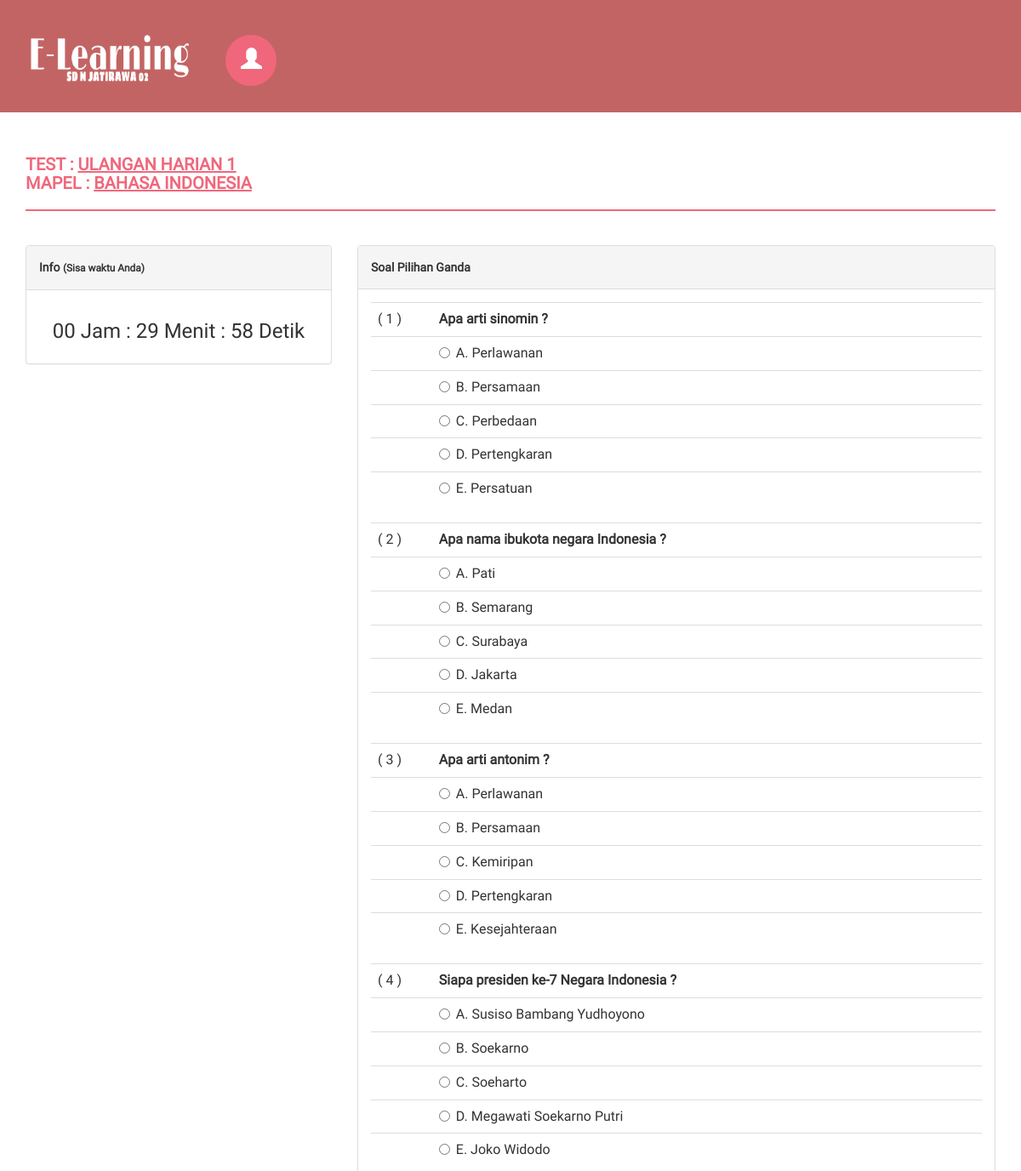
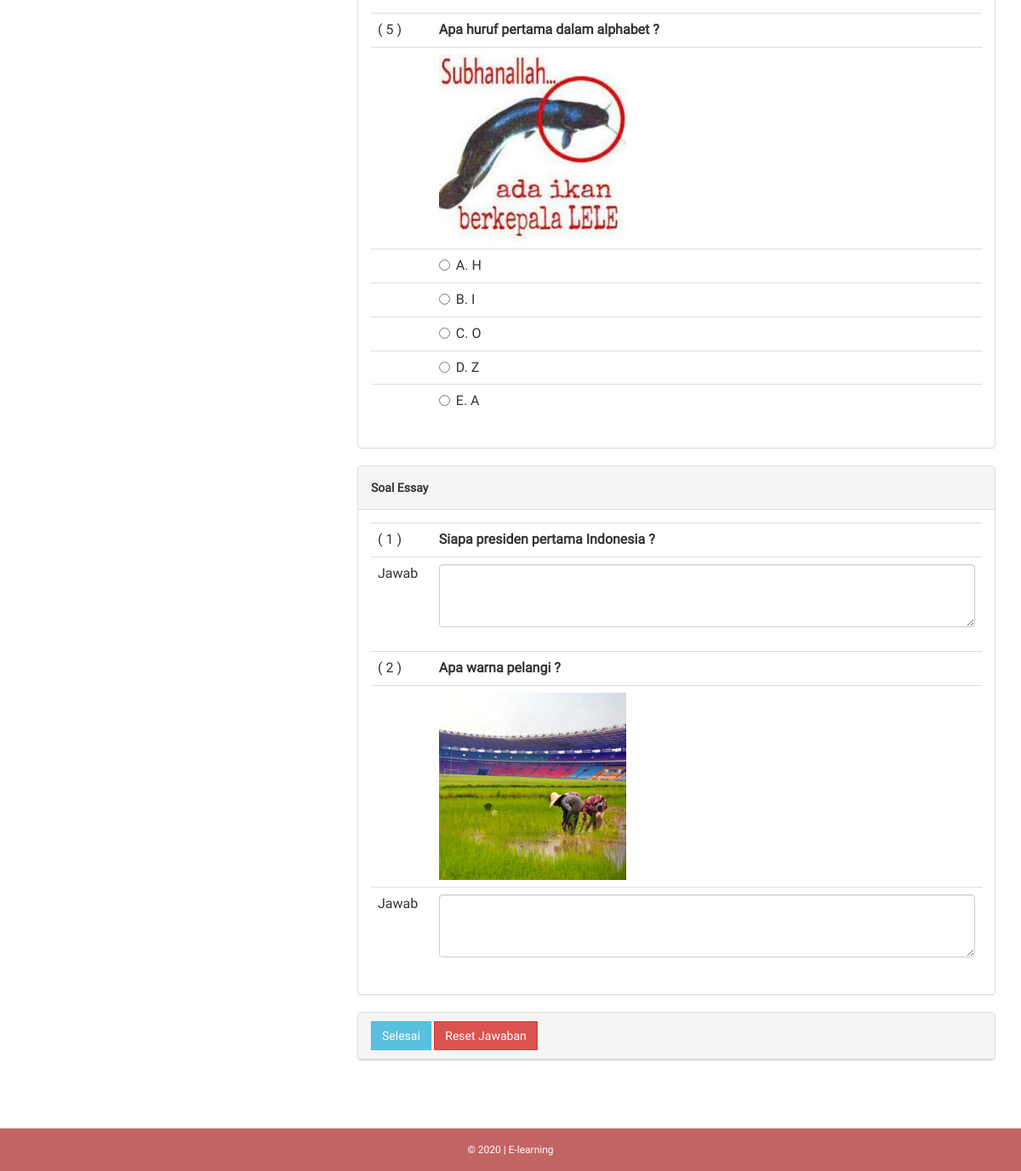
The app's page /soal.php?id_tq=1 (signed in) with its own data (2 pictures, top to bottom).
### tables this page shows
CREATE TABLE IF NOT EXISTS `tb_topik_quiz` (
  `id_tq` int(11) NOT NULL,
  `judul` varchar(100) NOT NULL,
  `id_kelas` int(5) NOT NULL,
  `id_mapel` int(5) NOT NULL,
  `tgl_buat` datetime NOT NULL,
  `pembuat` varchar(10) NOT NULL,
  `waktu_soal` int(8) NOT NULL,
  `info` varchar(250) NOT NULL,
  `status` enum('aktif','tidak aktif') NOT NULL
);

CREATE TABLE IF NOT EXISTS `tb_mapel` (
  `id` int(11) NOT NULL,
  `kode_mapel` varchar(10) NOT NULL,
  `mapel` varchar(100) NOT NULL
);

CREATE TABLE IF NOT EXISTS `tb_soal_pilgan` (
  `id_pilgan` int(11) NOT NULL,
  `id_tq` int(5) NOT NULL,
  `pertanyaan` text NOT NULL,
  `gambar` varchar(100) NOT NULL,
  `pil_a` text NOT NULL,
  `pil_b` text NOT NULL,
  `pil_c` text NOT NULL,
  `pil_d` text NOT NULL,
  `pil_e` text NOT NULL,
  `kunci` varchar(2) NOT NULL,
  `tgl_buat` date NOT NULL
);

CREATE TABLE IF NOT EXISTS `tb_soal_essay` (
  `id_essay` int(11) NOT NULL,
  `id_tq` int(5) NOT NULL,
  `pertanyaan` text NOT NULL,
  `gambar` varchar(100) NOT NULL,
  `tgl_buat` date NOT NULL
);

### soal.php (the view, shortened to what this page needs)
<?php
include "+koneksi.php";
$id_tq = @$_GET['id_tq'];
$no = 1;
$no2 = 1;
$sql_tq = mysqli_query($db, "SELECT * FROM tb_topik_quiz JOIN tb_mapel ON tb_topik_quiz.id_mapel = tb_mapel.id WHERE id_tq = '$id_tq'") or die ($db->error);
$data_tq = mysqli_fetch_array($sql_tq);
?>
<?php
if(@$_SESSION['siswa']) { ?>
<!DOCTYPE html>
<html>
<head>
    <link href="style/assets/css/bootstrap.css" rel="stylesheet" />
    <link href="style/assets/css/font-awesome.css" rel="stylesheet" />
    <link href="style/assets/css/style.css" rel="stylesheet" />
</head>
<body onload="init(),noBack();" onpageshow="if (event.persisted) noBack();" onunload="keluar()">
<div class="navbar navbar-inverse set-radius-zero">
    <div class="container">
        <div class="navbar-header">
            <a class="navbar-brand" href="./">
                <img src="style/assets/img/home1.png" />
            </a>
        </div>
        <div class="left-div">
            <div class="user-settings-wrapper">
                <ul class="nav">
                    <li class="dropdown">
                        <a class="dropdown-toggle" data-toggle="dropdown" href="#" aria-expanded="false">
                            <span class="glyphicon glyphicon-user" style="font-size: 25px;"></span>
                        </a>
                    </li>
                </ul>
            </div>
        </div>
    </div>
</div>
<div class="content-wrapper">
    <div class="container">
		<div class="row">
		    <div class="col-md-12">
		        <h4 class="page-head-line">Test : <u><?php echo $data_tq['judul']; ?></u><br />Mapel : <u><?php echo $data_tq['mapel']; ?></u></h4>
		    </div>
		</div>
		<div class="row">
			<div class="col-md-4">
		        <div class="panel panel-default">
		            <div class="panel-heading"><b>Info <small>(Sisa waktu Anda)</small></b></div>
		            <div class="panel-body">
			            <h3 align="center"><span id="divwaktu"></span></h3>
		            </div>
		        </div>
		    </div>
		    <div class="col-md-8">
		    	<form action="inc/proses_soal.php" method="post">
					<?php
                    $sql_soal_pilgan = mysqli_query($db, "SELECT * FROM tb_soal_pilgan WHERE id_tq = '$id_tq' ORDER BY rand()") or die ($db->error);
					if(mysqli_num_rows($sql_soal_pilgan) > 0) {
                    ?>
                        <div class="panel panel-default">
                            <div class="panel-heading"><b>Soal Pilihan Ganda</b></div>
                            <div class="panel-body">
                                <div class="table-responsive">
                                    <?php
                                    while($data_soal_pilgan = mysqli_fetch_array($sql_soal_pilgan)) { ?>
        								<table class="table">
        							    	<tr>
        							    		<td width="10%">( <?php echo $no++; ?> )</td>
        							            <td><b><?php echo $data_soal_pilgan['pertanyaan']; ?></b></td>
        							        </tr>
                                            <?php if($data_soal_pilgan['gambar'] != '') { ?>
                                                <tr>
                                                    <td></td>
                                                    <td>
                                                        <img width="220px" src="admin/img/gambar_soal_pilgan/<?php echo $data_soal_pilgan['gambar']; ?>" />
                                                    </td>
                                                </tr>
                                            <?php } ?>
        							        <tr>
        							        	<td></td>
        							            <td>
                                                    <div class="radio mrg-del">
                                                        <label>
                                                            <input type="radio" name="soal_pilgan[<?php echo $data_soal_pilgan['id_pilgan']; ?>]" value="A" /> A. <?php echo $data_soal_pilgan['pil_a']; ?>
                                                        </label>
                                                    </div>
                                                </td>
        							        </tr>
        							        <tr>
        							        	<td></td>
        							            <td>
                                                    <div class="radio mrg-del">
                                                        <label>
                                                            <input type="radio" name="soal_pilgan[<?php echo $data_soal_pilgan['id_pilgan']; ?>]" value="B" /> B. <?php echo $data_soal_pilgan['pil_b']; ?>
                                                        </label>
                                                    </div>
                                                </td>
        							        </tr>
        							        <tr>
        							        	<td></td>
        							            <td>
                                                    <div class="radio mrg-del">
                                                        <label>
                                                            <input type="radio" name="soal_pilgan[<?php echo $data_soal_pilgan['id_pilgan']; ?>]" value="C" /> C. <?php echo $data_soal_pilgan['pil_c']; ?>
                                                        </label>
                                                    </div>
                                                </td>
        							        </tr>
        							        <tr>
        							        	<td></td>
        							            <td>
                                                    <div class="radio mrg-del">
                                                        <label>
                                                            <input type="radio" name="soal_pilgan[<?php echo $data_soal_pilgan['id_pilgan']; ?>]" value="D" /> D. <?php echo $data_soal_pilgan['pil_d']; ?>
                                                        </label>
                                                    </div>
                                                </td>
        							        </tr>
        							        <tr>
        							        	<td></td>
        							            <td>
                                                    <div class="radio mrg-del">
                                                        <label>
                                                            <input type="radio" name="soal_pilgan[<?php echo $data_soal_pilgan['id_pilgan']; ?>]" value="E" /> E. <?php echo $data_soal_pilgan['pil_e']; ?>
                                                        </label>
                                                    </div>
                                                </td>
        							        </tr>
        								</table>
                                    <?php
                                    } ?>
    							</div>
    			            </div>
    			        </div>
                    <?php
                    }
                    $sql_soal_essay = mysqli_query($db, "SELECT * FROM tb_soal_essay WHERE id_tq = '$id_tq' ORDER BY rand()") or die ($db->error);
                    if(mysqli_num_rows($sql_soal_essay) > 0) {
                    ?>
                        <div class="panel panel-default">
                            <div class="panel-heading"><b>Soal Essay</b></div>
                            <div class="panel-body">
                                <div class="table-responsive">
                                    <?php
                                    while($data_soal_essay = mysqli_fetch_array($sql_soal_essay)) { ?>
                                        <table class="table">
                                            <tr>
                                                <td width="10%">( <?php echo $no2++; ?> )</td>
                                                <td><b><?php echo $data_soal_essay['pertanyaan']; ?></b></td>
                                            </tr>
                                            <?php if($data_soal_essay['gambar'] != '') { ?>
                                                <tr>
                                                    <td></td>
                                                    <td>
                                                        <img width="220px" src="admin/img/gambar_soal_essay/<?php echo $data_soal_essay['gambar']; ?>" />
                                                    </td>
                                                </tr>
                                            <?php } ?>
                                            <tr>
                                                <td>Jawab</td>
                                                <td>
                                                    <textarea name="soal_essay[<?php echo $data_soal_essay['id_essay']; ?>]" class="form-control" rows="3"></textarea>
                                                </td>
                                            </tr>
                                        </table>
                                    <?php
                                    } ?>
                                </div>
                            </div>
                        </div>
                    <?php
                    } ?>
                    <div class="panel panel-default">
                        <div class="panel-heading">
                            <div>
                                <a id="selesai" class="btn btn-info">Selesai</a>
                                <input type="reset" value="Reset Jawaban" class="btn btn-danger" />
                            </div>
                        </div>
                    </div>
		        </form>
		    </div>
		</div>
	</div>
</div>
<footer>
    <div class="container">
        <div class="row">
            <div class="col-md-12">
               <center>&copy; 2020 | E-learning</center>
            </div>
        </div>
    </div>
</footer>
</body>
</html>
<?php
} else {
	echo "<script>window.location='./';</script>";
} ?>

### style/assets/css/style.css (style rules this page uses)
body { font-family: 'Roboto', sans-serif; line-height: 30px; }
.set-radius-zero { border-radius: 0px; -moz-border-radius: 0px; -webkit-border-radius: 0px; }
.content-wrapper { margin-top: 40px; min-height: 600px; padding-bottom: 60px; }
.page-head-line { font-weight: 900; padding-bottom: 20px; border-bottom: 2px solid #F0677C; text-transform: uppercase; color: #F0677C; font-size: 20px; margin-bottom: 40px; }
.btn { border-radius: 0px; -webkit-border-radius: 0px; -moz-border-radius: 0px; }
.left-div { padding-left: 30px; margin-top: 40px; margin-bottom: 30px; }
.navbar-brand { width: 250px; padding-top: 30px; }
.user-settings-wrapper .nav > li > a { position: relative; display: block; padding: 15px 18px; border-radius: 50%; -webkit-border-radius: 50%; -moz-border-radius: 50%; height: 60px; width: 60px; background-color: #F0677C; color: #fff; }
.user-settings-wrapper { margin-top: 10px; }
.user-settings-wrapper li { display: inline-block; }
.navbar-inverse { background-color: #C36464; border-color: transparent; }
.navbar { margin-bottom: 0px; }
footer { padding: 10px; color: #fff; font-size: 12px; background-color: #C36464; }

### soal.php (style rules this page uses)
.mrg-del { margin: 0; padding: 0; }

### records on screen
tb_topik_quiz: judul "ULANGAN HARIAN 1", id_mapel.mapel "BAHASA INDONESIA"
tb_soal_pilgan: pertanyaan "Apa arti sinomin ?", pil_a "Perlawanan", pil_b "Persamaan", pil_c "Perbedaan", pil_d "Pertengkaran", pil_e "Persatuan"
tb_soal_pilgan: pertanyaan "Apa nama ibukota negara Indonesia ?", pil_a "Pati", pil_b "Semarang", pil_c "Surabaya", pil_d "Jakarta", pil_e "Medan"
tb_soal_pilgan: pertanyaan "Apa arti antonim ?", pil_a "Perlawanan", pil_b "Persamaan", pil_c "Kemiripan", pil_d "Pertengkaran", pil_e "Kesejahteraan"
tb_soal_pilgan: pertanyaan "Siapa presiden ke-7 Negara Indonesia ?", pil_a "Susiso Bambang Yudhoyono", pil_b "Soekarno", pil_c "Soeharto", pil_d "Megawati Soekarno Putri", pil_e "Joko Widodo"
tb_soal_pilgan: pertanyaan "Apa huruf pertama dalam alphabet ?", gambar (picture), pil_a "H", pil_b "I", pil_c "O", pil_d "Z", pil_e "A"
tb_soal_essay: pertanyaan "Siapa presiden pertama Indonesia ?"
tb_soal_essay: pertanyaan "Apa warna pelangi ?", gambar (picture)
